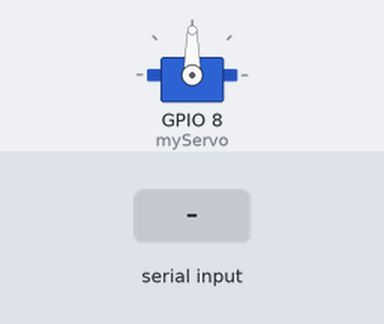
This sketch was run on a simulated ESP32. On the bench: servo. Inputs (shaded band) come from the test bench. What the sketch prints to the serial monitor is not drawn.

Above: at 3.2 s.
3.3 s: "5\n" received over Serial
At 3.7 s:
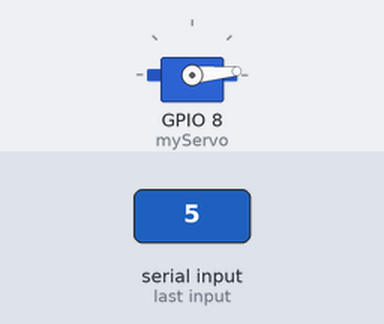
4.8 s: "90\n" received over Serial
At 6.1 s:
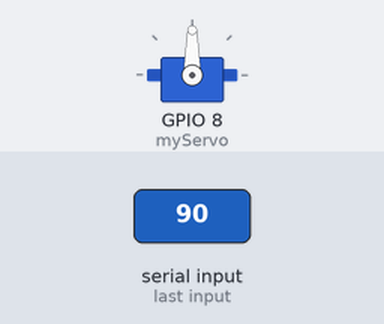
Timing chart, 0 to 7.8 s (numbered marks = the images above; inputs shaded):
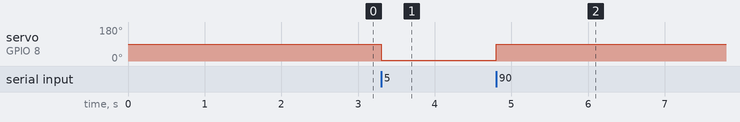

The sketch:

servoSerialTest.ino
```cpp
#include <ESP32Servo.h>

Servo myServo;

char buffer[8];
uint8_t bufIndex = 0;

void setup() {
  Serial.begin(115200);
  delay(2000);
  Serial.println("Enter angle 0‑180:");

  myServo.setPeriodHertz(50);    // Standard servo
  myServo.attach(8);             // Safe pin (not GPIO0)
}

void loop() {
  while (Serial.available()) {
    char c = Serial.read();

    if (c == '\n' || c == '\r') {
      buffer[bufIndex] = '\0';
      int angle = atoi(buffer);

      if (angle >= 0 && angle <= 180) {
        myServo.write(angle);
        Serial.print("Moved to: ");
        Serial.println(angle);
      } else {
        Serial.println("Invalid angle!");
      }

      bufIndex = 0;
    }
    else if (isDigit(c) && bufIndex < sizeof(buffer) - 1) {
      buffer[bufIndex++] = c;
    }
  }
}
```

Measured:
- after the input at 3.3 s, servo on GPIO 8 (myServo): 90° → 5° at once
- after the input at 4.8 s, servo on GPIO 8 (myServo): 5° → 90° at once
